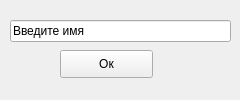
<?xml version="1.0" encoding="UTF-8"?>
<ui version="4.0">
 <class>win_redactor</class>
 <widget class="QMainWindow" name="win_redactor">
  <property name="geometry">
   <rect>
    <x>0</x>
    <y>0</y>
    <width>240</width>
    <height>100</height>
   </rect>
  </property>
  <property name="maximumSize">
   <size>
    <width>240</width>
    <height>100</height>
   </size>
  </property>
  <property name="windowTitle">
   <string>Редактор</string>
  </property>
  <widget class="QWidget" name="centralwidget">
   <widget class="QLineEdit" name="serch_name">
    <property name="geometry">
     <rect>
      <x>10</x>
      <y>20</y>
      <width>221</width>
      <height>22</height>
     </rect>
    </property>
    <property name="text">
     <string>Введите имя</string>
    </property>
   </widget>
   <widget class="QPushButton" name="btn_ok">
    <property name="geometry">
     <rect>
      <x>60</x>
      <y>50</y>
      <width>93</width>
      <height>28</height>
     </rect>
    </property>
    <property name="text">
     <string>Ок</string>
    </property>
   </widget>
  </widget>
 </widget>
 <resources/>
 <connections/>
</ui>
